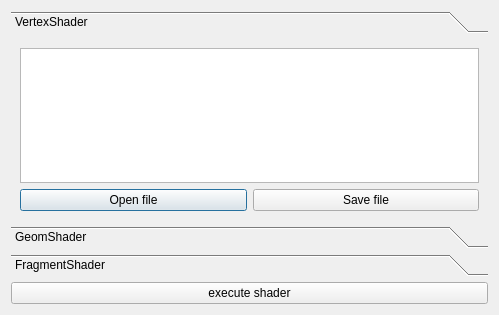
<?xml version="1.0" encoding="UTF-8"?>
<ui version="4.0">
 <class>ShaderDialog</class>
 <widget class="QDialog" name="ShaderDialog">
  <property name="geometry">
   <rect>
    <x>0</x>
    <y>0</y>
    <width>499</width>
    <height>315</height>
   </rect>
  </property>
  <property name="windowTitle">
   <string>Dialog</string>
  </property>
  <layout class="QVBoxLayout" name="verticalLayout">
   <item>
    <widget class="QToolBox" name="toolBox">
     <property name="currentIndex">
      <number>0</number>
     </property>
     <widget class="QWidget" name="VertexShader">
      <property name="geometry">
       <rect>
        <x>0</x>
        <y>0</y>
        <width>481</width>
        <height>175</height>
       </rect>
      </property>
      <attribute name="label">
       <string>VertexShader</string>
      </attribute>
      <layout class="QGridLayout" name="gridLayout">
       <item row="0" column="0" colspan="2">
        <widget class="QPlainTextEdit" name="VertexShaderText"/>
       </item>
       <item row="1" column="0">
        <widget class="QPushButton" name="vertexOpenFile">
         <property name="text">
          <string>Open file</string>
         </property>
        </widget>
       </item>
       <item row="1" column="1">
        <widget class="QPushButton" name="vertexSaveFile">
         <property name="text">
          <string>Save file</string>
         </property>
        </widget>
       </item>
      </layout>
     </widget>
     <widget class="QWidget" name="GeomShader">
      <property name="geometry">
       <rect>
        <x>0</x>
        <y>0</y>
        <width>481</width>
        <height>175</height>
       </rect>
      </property>
      <attribute name="label">
       <string>GeomShader</string>
      </attribute>
      <layout class="QGridLayout" name="gridLayout_2">
       <item row="1" column="0">
        <widget class="QPushButton" name="geomOpenFile">
         <property name="text">
          <string>Open file</string>
         </property>
        </widget>
       </item>
       <item row="1" column="1">
        <widget class="QPushButton" name="geomSaveFile">
         <property name="text">
          <string>Save file</string>
         </property>
        </widget>
       </item>
       <item row="0" column="0" colspan="2">
        <widget class="QPlainTextEdit" name="GeomShaderText"/>
       </item>
      </layout>
     </widget>
     <widget class="QWidget" name="FragmentShader">
      <property name="geometry">
       <rect>
        <x>0</x>
        <y>0</y>
        <width>481</width>
        <height>175</height>
       </rect>
      </property>
      <attribute name="label">
       <string>FragmentShader</string>
      </attribute>
      <layout class="QGridLayout" name="gridLayout_3">
       <item row="1" column="0">
        <widget class="QPushButton" name="fragmentOpenFile">
         <property name="text">
          <string>Open file</string>
         </property>
        </widget>
       </item>
       <item row="1" column="1">
        <widget class="QPushButton" name="fragmentSaveFile">
         <property name="text">
          <string>Save file</string>
         </property>
        </widget>
       </item>
       <item row="0" column="0" colspan="2">
        <widget class="QPlainTextEdit" name="FragmentShaderText"/>
       </item>
      </layout>
     </widget>
    </widget>
   </item>
   <item>
    <spacer name="verticalSpacer">
     <property name="orientation">
      <enum>Qt::Vertical</enum>
     </property>
     <property name="sizeHint" stdset="0">
      <size>
       <width>20</width>
       <height>40</height>
      </size>
     </property>
    </spacer>
   </item>
   <item>
    <widget class="QPushButton" name="execute">
     <property name="text">
      <string>execute shader</string>
     </property>
    </widget>
   </item>
  </layout>
 </widget>
 <resources/>
 <connections/>
</ui>
